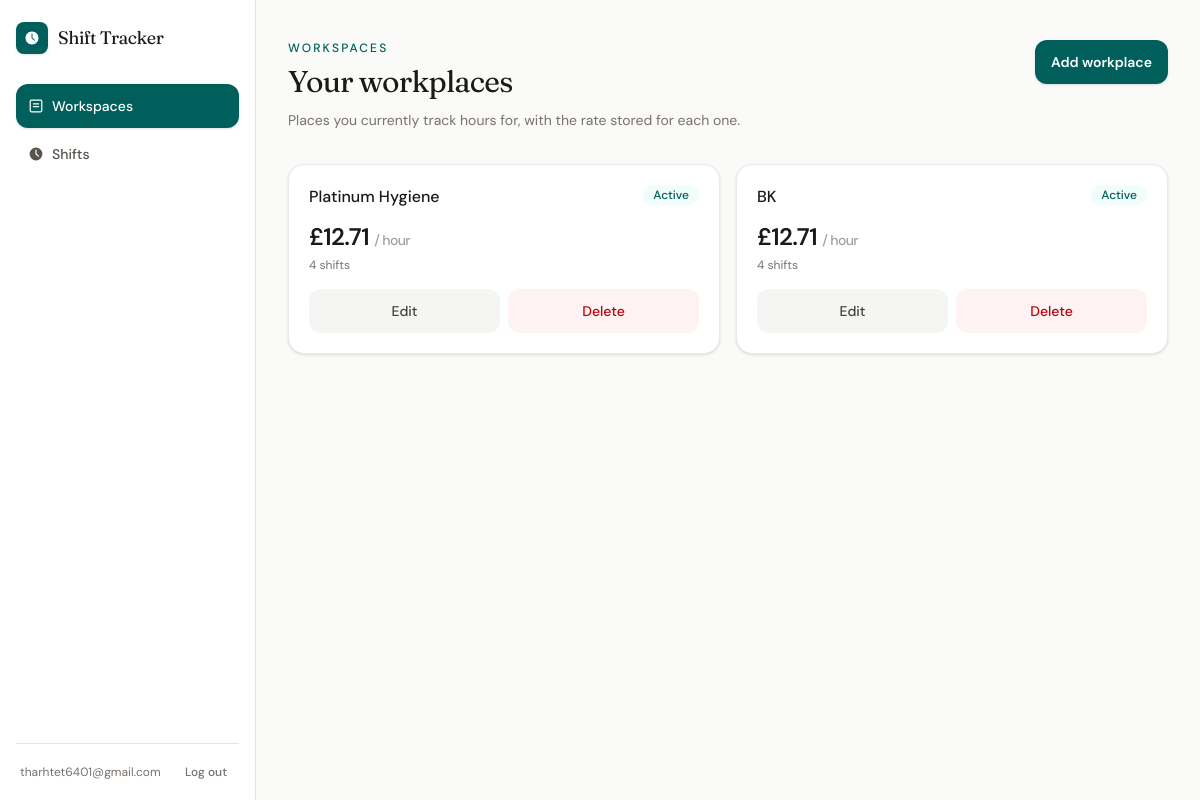
The page /workspaces/ (signed in) on the database as committed earlier.
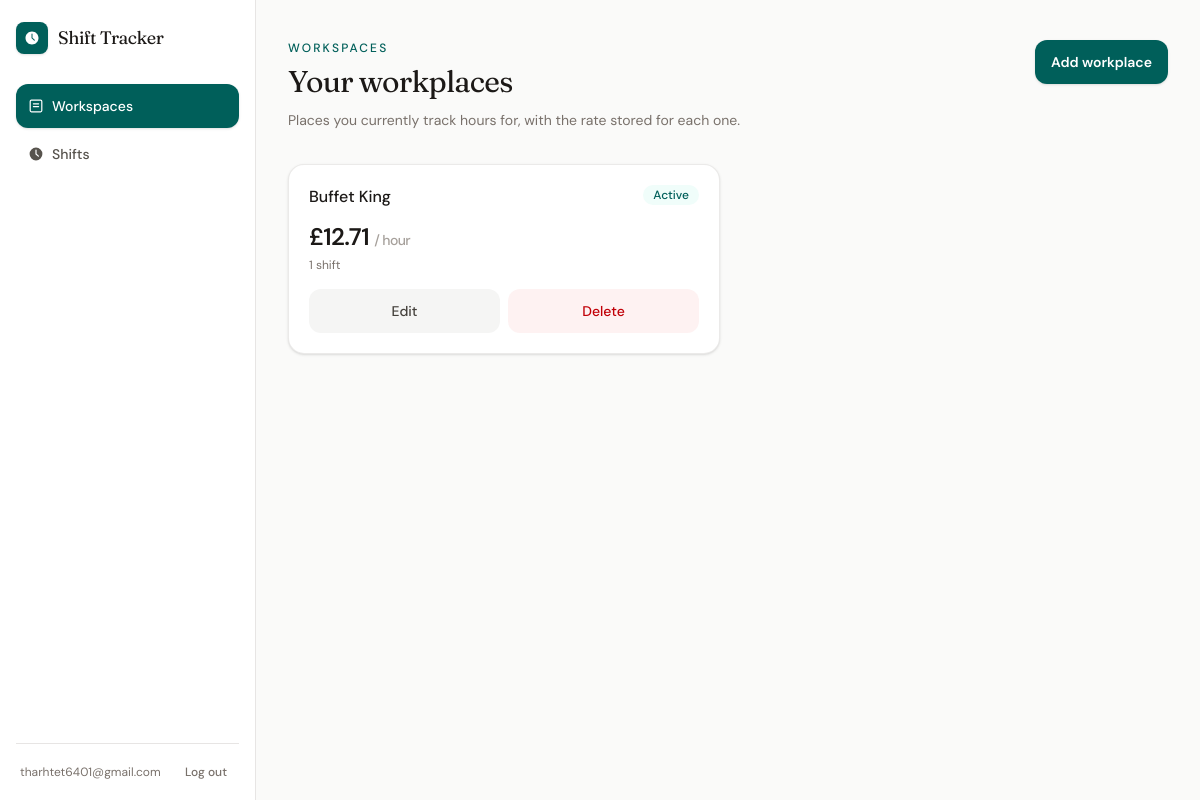
The same page on the database as committed later.
### workspaces/models.py (models this page shows, shortened)
class Workplace(models.Model):
    user = models.ForeignKey(
        settings.AUTH_USER_MODEL,
        on_delete=models.CASCADE,
        related_name="workplaces",
    )
    name = models.CharField(max_length=100)
    hourly_rate = models.DecimalField(
        max_digits=6,
        decimal_places=2,
    )
    is_active = models.BooleanField(default=True)
    created_at = models.DateTimeField(auto_now_add=True)
    updated_at = models.DateTimeField(auto_now=True)

### workspaces/views.py (the view)
# urls.py: path("", views.workplace_list, name="workplace_list"),
@login_required
def workplace_list(request):
    try:
        workplaces = _user_workplaces(request.user)
        return render(
            request,
            "workspaces/list.html",
            {"workplaces": workplaces},
        )
    except Exception:
        messages.error(request, "Could not load your workspaces.")
        return render(
            request,
            "workspaces/list.html",
            {"workplaces": []},
        )

### workspaces/views.py (called while the page is built)
def _user_workplaces(user):
    return (
        Workplace.objects.filter(user=user)
        .annotate(shift_count=Count("shifts"))
        .order_by("-created_at")
    )

### workspaces/templates/workspaces/list.html (shortened to what this page needs)
{% extends "app.html" %}
{% block app_content %}
<div class="px-4 py-6 sm:px-8 sm:py-10">
    <div class="flex flex-col gap-4 sm:flex-row sm:items-start sm:justify-between">
        <div>
            <p class="text-xs font-medium uppercase tracking-[0.18em] text-teal-800">Workspaces</p>
            <h1 class="mt-2 font-serif text-2xl tracking-tight text-stone-900 sm:text-3xl">Your workplaces</h1>
            <p class="mt-2 max-w-xl text-sm leading-6 text-stone-500">
                Places you currently track hours for, with the rate stored for each one.
            </p>
        </div>
        <button
            type="button"
            hx-get="{% url 'workplace_create' %}"
            hx-target="#modal"
            hx-swap="innerHTML"
            class="min-h-11 w-full touch-manipulation rounded-xl bg-teal-800 px-4 text-sm font-semibold text-white shadow-sm transition hover:bg-teal-700 sm:w-auto"
        >
            Add workplace
        </button>
    </div>
    <div id="workplace-list" class="mt-8">
        {% include "workspaces/partials/list.html" %}
    </div>
</div>
{% endblock %}

### workspaces/templates/workspaces/partials/list.html
{% if workplaces %}
    <ul class="grid gap-4 sm:grid-cols-2">
        {% for workplace in workplaces %}
            <li class="rounded-2xl border border-stone-200/80 bg-white p-5 shadow-sm">
                <div class="flex items-start justify-between gap-3">
                    <h2 class="font-medium text-stone-900">{{ workplace.name }}</h2>
                    {% if workplace.is_active %}
                        <span class="rounded-full bg-teal-50 px-2.5 py-0.5 text-xs font-medium text-teal-800">Active</span>
                    {% else %}
                        <span class="rounded-full bg-stone-100 px-2.5 py-0.5 text-xs font-medium text-stone-500">Inactive</span>
                    {% endif %}
                </div>
                <p class="mt-3 text-2xl font-semibold tracking-tight text-stone-900">
                    £{{ workplace.hourly_rate }}
                    <span class="text-sm font-medium text-stone-400">/ hour</span>
                </p>
                <p class="mt-1 text-xs text-stone-500">
                    {{ workplace.shift_count }} shift{{ workplace.shift_count|pluralize }}
                </p>
                <div class="mt-4 grid grid-cols-2 gap-2">
                    <button
                        type="button"
                        hx-get="{% url 'workplace_update' workplace.pk %}"
                        hx-target="#modal"
                        hx-swap="innerHTML"
                        class="min-h-11 rounded-xl bg-stone-100 px-3 text-sm font-medium text-stone-700 transition hover:bg-stone-200"
                    >
                        Edit
                    </button>
                    <button
                        type="button"
                        hx-get="{% url 'workplace_delete' workplace.pk %}"
                        hx-target="#modal"
                        hx-swap="innerHTML"
                        class="min-h-11 rounded-xl bg-red-50 px-3 text-sm font-medium text-red-700 transition hover:bg-red-100"
                    >
                        Delete
                    </button>
                </div>
            </li>
        {% endfor %}
    </ul>
{% else %}
    <div class="rounded-2xl border border-dashed border-stone-300 bg-white px-6 py-12 text-center">
        <p class="font-medium text-stone-800">No workspaces yet</p>
        <p class="mt-1 text-sm text-stone-500">Add a workplace to start tracking hours.</p>
    </div>
{% endif %}

Rows that differ between the two databases and show on the page:
removed Workplace: name "Platinum Hygiene", is_active "Active", hourly_rate "12.71", shift_count "4"
changed Workplace: name "BK" → "Buffet King"; shift_count "4" → "1"
